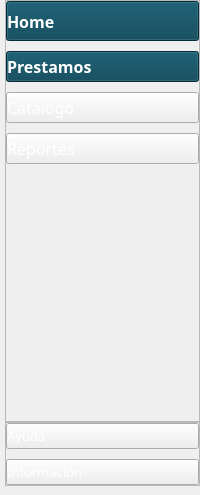
        <widget class="QCustomSlideMenu" name="MenuIzq" native="true">
         <property name="minimumSize">
          <size>
           <width>200</width>
           <height>0</height>
          </size>
         </property>
         <property name="maximumSize">
          <size>
           <width>0</width>
           <height>16777215</height>
          </size>
         </property>
         <layout class="QVBoxLayout" name="verticalLayout_3">
          <property name="spacing">
           <number>0</number>
          </property>
          <property name="leftMargin">
           <number>5</number>
          </property>
          <property name="topMargin">
           <number>0</number>
          </property>
          <property name="rightMargin">
           <number>0</number>
          </property>
          <property name="bottomMargin">
           <number>9</number>
          </property>
          <item>
           <widget class="QWidget" name="widget" native="true">
            <property name="minimumSize">
             <size>
              <width>195</width>
              <height>486</height>
             </size>
            </property>
            <layout class="QVBoxLayout" name="verticalLayout_4">
             <property name="spacing">
              <number>0</number>
             </property>
             <property name="leftMargin">
              <number>0</number>
             </property>
             <property name="topMargin">
              <number>0</number>
             </property>
             <property name="rightMargin">
              <number>0</number>
             </property>
             <property name="bottomMargin">
              <number>0</number>
             </property>
             <item>
              <widget class="QFrame" name="frame">
               <property name="frameShape">
                <enum>QFrame::StyledPanel</enum>
               </property>
               <property name="frameShadow">
                <enum>QFrame::Raised</enum>
               </property>
               <layout class="QVBoxLayout" name="verticalLayout_5">
                <property name="spacing">
                 <number>10</number>
                </property>
                <property name="leftMargin">
                 <number>0</number>
                </property>
                <property name="topMargin">
                 <number>0</number>
                </property>
                <property name="rightMargin">
                 <number>0</number>
                </property>
                <property name="bottomMargin">
                 <number>0</number>
                </property>
                <item>
                 <widget class="QPushButtonThemed" name="pushButton_2">
                  <property name="minimumSize">
                   <size>
                    <width>40</width>
                    <height>40</height>
                   </size>
                  </property>
                  <property name="font">
                   <font>
                    <family>Century Gothic</family>
                    <pointsize>12</pointsize>
                    <bold>true</bold>
                   </font>
                  </property>
                  <property name="styleSheet">
                   <string notr="true">text-align: left;
background-color: rgb(2, 63, 82);
color: rgb(255, 255, 255);
border-left-color: rgb(255, 255, 255);</string>
                  </property>
                  <property name="text">
                   <string>Home</string>
                  </property>
                  <property name="icon">
                   <iconset>
                    <normaloff>../Qss/icons/Icons/feather/home.png</normaloff>../Qss/icons/Icons/feather/home.png</iconset>
                  </property>
                  <property name="iconSize">
                   <size>
                    <width>40</width>
                    <height>40</height>
                   </size>
                  </property>
                 </widget>
                </item>
                <item>
                 <widget class="QPushButtonThemed" name="Prestamos">
                  <property name="font">
                   <font>
                    <family>Century Gothic</family>
                    <pointsize>12</pointsize>
                    <bold>true</bold>
                   </font>
                  </property>
                  <property name="cursor">
                   <cursorShape>PointingHandCursor</cursorShape>
                  </property>
                  <property name="styleSheet">
                   <string notr="true">text-align: left;
background-color: rgb(2, 63, 82);
color: rgb(255, 255, 255);
border-left-color: rgb(255, 255, 255);</string>
                  </property>
                  <property name="text">
                   <string>Prestamos</string>
                  </property>
                  <property name="icon">
                   <iconset>
                    <normaloff>../../Qss/icons/Icons/font_awesome/solid/cart-flatbed.png</normaloff>../../Qss/icons/Icons/font_awesome/solid/cart-flatbed.png</iconset>
                  </property>
                  <property name="iconSize">
                   <size>
                    <width>40</width>
                    <height>40</height>
                   </size>
                  </property>
                 </widget>
                </item>
                <item>
                 <widget class="QPushButtonThemed" name="Catalogo">
                  <property name="font">
                   <font>
                    <family>Century Gothic</family>
                    <pointsize>12</pointsize>
                   </font>
                  </property>
                  <property name="cursor">
                   <cursorShape>PointingHandCursor</cursorShape>
                  </property>
                  <property name="styleSheet">
                   <string notr="true">text-align: left;
color: rgb(255, 255, 255);</string>
                  </property>
                  <property name="text">
                   <string>Catalogo</string>
                  </property>
                  <property name="icon">
                   <iconset>
                    <normaloff>../../Qss/icons/Icons/font_awesome/solid/book.png</normaloff>../../Qss/icons/Icons/font_awesome/solid/book.png</iconset>
                  </property>
                  <property name="iconSize">
                   <size>
                    <width>40</width>
                    <height>40</height>
                   </size>
                  </property>
                 </widget>
                </item>
                <item>
                 <widget class="QPushButtonThemed" name="Reportes">
                  <property name="font">
                   <font>
                    <family>Century Gothic</family>
                    <pointsize>12</pointsize>
                   </font>
                  </property>
                  <property name="cursor">
                   <cursorShape>PointingHandCursor</cursorShape>
                  </property>
                  <property name="styleSheet">
                   <string notr="true">text-align: left;
color: rgb(255, 255, 255);</string>
                  </property>
                  <property name="text">
                   <string>Reportes</string>
                  </property>
                  <property name="icon">
                   <iconset>
                    <normaloff>../../Qss/icons/Icons/font_awesome/solid/file-signature.png</normaloff>../../Qss/icons/Icons/font_awesome/solid/file-signature.png</iconset>
                  </property>
                  <property name="iconSize">
                   <size>
                    <width>40</width>
                    <height>40</height>
                   </size>
                  </property>
                 </widget>
                </item>
                <item>
                 <spacer name="verticalSpacer">
                  <property name="orientation">
                   <enum>Qt::Vertical</enum>
                  </property>
                  <property name="sizeHint" stdset="0">
                   <size>
                    <width>20</width>
                    <height>40</height>
                   </size>
                  </property>
                 </spacer>
                </item>
               </layout>
              </widget>
             </item>
             <item>
              <widget class="QFrame" name="frame_2">
               <property name="frameShape">
                <enum>QFrame::StyledPanel</enum>
               </property>
               <property name="frameShadow">
                <enum>QFrame::Raised</enum>
               </property>
               <layout class="QVBoxLayout" name="verticalLayout_6">
                <property name="spacing">
                 <number>10</number>
                </property>
                <property name="leftMargin">
                 <number>0</number>
                </property>
                <property name="topMargin">
                 <number>0</number>
                </property>
                <property name="rightMargin">
                 <number>0</number>
                </property>
                <property name="bottomMargin">
                 <number>0</number>
                </property>
                <item>
                 <widget class="QPushButtonThemed" name="Ayuda">
                  <property name="font">
                   <font>
                    <family>Century Gothic</family>
                    <pointsize>10</pointsize>
                   </font>
                  </property>
                  <property name="cursor">
                   <cursorShape>PointingHandCursor</cursorShape>
                  </property>
                  <property name="styleSheet">
                   <string notr="true">text-align: left;
color: rgb(255, 255, 255);</string>
                  </property>
                  <property name="text">
                   <string>Ayuda</string>
                  </property>
                  <property name="icon">
                   <iconset>
                    <normaloff>../../Qss/icons/Icons/material_design/help.png</normaloff>../../Qss/icons/Icons/material_design/help.png</iconset>
                  </property>
                  <property name="iconSize">
                   <size>
                    <width>30</width>
                    <height>30</height>
                   </size>
                  </property>
                 </widget>
                </item>
                <item>
                 <widget class="QPushButtonThemed" name="Informacion">
                  <property name="font">
                   <font>
                    <family>Century Gothic</family>
                    <pointsize>10</pointsize>
                   </font>
                  </property>
                  <property name="cursor">
                   <cursorShape>PointingHandCursor</cursorShape>
                  </property>
                  <property name="styleSheet">
                   <string notr="true">text-align: left;
color: rgb(255, 255, 255);</string>
                  </property>
                  <property name="text">
                   <string>Información</string>
                  </property>
                  <property name="icon">
                   <iconset>
                    <normaloff>../../Qss/icons/Icons/material_design/info.png</normaloff>../../Qss/icons/Icons/material_design/info.png</iconset>
                  </property>
                  <property name="iconSize">
                   <size>
                    <width>30</width>
                    <height>30</height>
                   </size>
                  </property>
                 </widget>
                </item>
               </layout>
              </widget>
             </item>
            </layout>
           </widget>
          </item>
         </layout>
        </widget>
